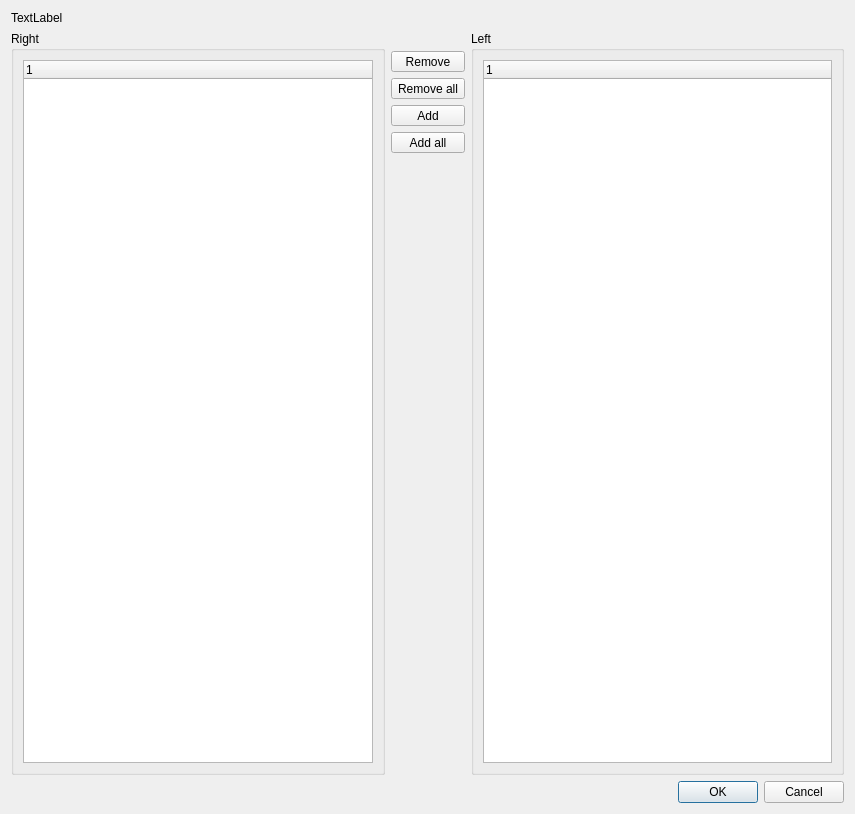
<?xml version="1.0" encoding="UTF-8"?>
<ui version="4.0">
 <class>Dialog</class>
 <widget class="QDialog" name="Dialog">
  <property name="geometry">
   <rect>
    <x>0</x>
    <y>0</y>
    <width>855</width>
    <height>814</height>
   </rect>
  </property>
  <property name="windowTitle">
   <string>Dialog</string>
  </property>
  <layout class="QVBoxLayout" name="verticalLayout_2">
   <item>
    <widget class="QLabel" name="LBL_MESSAGE">
     <property name="text">
      <string>TextLabel</string>
     </property>
    </widget>
   </item>
   <item>
    <layout class="QHBoxLayout" name="horizontalLayout">
     <item>
      <widget class="QGroupBox" name="GRP_LEFT">
       <property name="title">
        <string>Right</string>
       </property>
       <layout class="QGridLayout" name="gridLayout">
        <item row="0" column="0">
         <widget class="QTreeWidget" name="TVW_LEFT">
          <column>
           <property name="text">
            <string notr="true">1</string>
           </property>
          </column>
         </widget>
        </item>
       </layout>
      </widget>
     </item>
     <item>
      <layout class="QVBoxLayout" name="verticalLayout">
       <item>
        <spacer name="verticalSpacer">
         <property name="orientation">
          <enum>Qt::Vertical</enum>
         </property>
         <property name="sizeType">
          <enum>QSizePolicy::Preferred</enum>
         </property>
         <property name="sizeHint" stdset="0">
          <size>
           <width>20</width>
           <height>20</height>
          </size>
         </property>
        </spacer>
       </item>
       <item>
        <widget class="QToolButton" name="BTN_REMOVE_ONE">
         <property name="sizePolicy">
          <sizepolicy hsizetype="Minimum" vsizetype="Fixed">
           <horstretch>0</horstretch>
           <verstretch>0</verstretch>
          </sizepolicy>
         </property>
         <property name="text">
          <string>Remove</string>
         </property>
         <property name="icon">
          <iconset>
           <normaloff>../../../../Desktop/110964-basic-application/svg/arrowhead-thin-outline-to-the-left.svg</normaloff>../../../../Desktop/110964-basic-application/svg/arrowhead-thin-outline-to-the-left.svg</iconset>
         </property>
         <property name="toolButtonStyle">
          <enum>Qt::ToolButtonTextUnderIcon</enum>
         </property>
        </widget>
       </item>
       <item>
        <widget class="QToolButton" name="BTN_REMOVE_ALL">
         <property name="sizePolicy">
          <sizepolicy hsizetype="Minimum" vsizetype="Fixed">
           <horstretch>0</horstretch>
           <verstretch>0</verstretch>
          </sizepolicy>
         </property>
         <property name="text">
          <string>Remove all</string>
         </property>
         <property name="icon">
          <iconset>
           <normaloff>../../../../Desktop/110964-basic-application/svg/arrowheads-of-thin-outline-to-the-left.svg</normaloff>../../../../Desktop/110964-basic-application/svg/arrowheads-of-thin-outline-to-the-left.svg</iconset>
         </property>
         <property name="toolButtonStyle">
          <enum>Qt::ToolButtonTextUnderIcon</enum>
         </property>
        </widget>
       </item>
       <item>
        <widget class="QToolButton" name="BTN_ADD">
         <property name="sizePolicy">
          <sizepolicy hsizetype="Minimum" vsizetype="Fixed">
           <horstretch>0</horstretch>
           <verstretch>0</verstretch>
          </sizepolicy>
         </property>
         <property name="text">
          <string>Add</string>
         </property>
         <property name="icon">
          <iconset>
           <normaloff>../../../../Desktop/110964-basic-application/svg/arrow-point-to-right.svg</normaloff>../../../../Desktop/110964-basic-application/svg/arrow-point-to-right.svg</iconset>
         </property>
         <property name="toolButtonStyle">
          <enum>Qt::ToolButtonTextUnderIcon</enum>
         </property>
        </widget>
       </item>
       <item>
        <widget class="QToolButton" name="BTN_ADD_ALL">
         <property name="sizePolicy">
          <sizepolicy hsizetype="Minimum" vsizetype="Fixed">
           <horstretch>0</horstretch>
           <verstretch>0</verstretch>
          </sizepolicy>
         </property>
         <property name="text">
          <string>Add all</string>
         </property>
         <property name="icon">
          <iconset>
           <normaloff>../../../../Desktop/110964-basic-application/svg/right-thin-arrowheads.svg</normaloff>../../../../Desktop/110964-basic-application/svg/right-thin-arrowheads.svg</iconset>
         </property>
         <property name="toolButtonStyle">
          <enum>Qt::ToolButtonTextUnderIcon</enum>
         </property>
        </widget>
       </item>
       <item>
        <spacer name="verticalSpacer_2">
         <property name="orientation">
          <enum>Qt::Vertical</enum>
         </property>
         <property name="sizeHint" stdset="0">
          <size>
           <width>20</width>
           <height>40</height>
          </size>
         </property>
        </spacer>
       </item>
      </layout>
     </item>
     <item>
      <widget class="QGroupBox" name="GRP_RIGHT">
       <property name="title">
        <string>Left</string>
       </property>
       <layout class="QGridLayout" name="gridLayout_2">
        <item row="0" column="0">
         <widget class="QTreeWidget" name="TVW_RIGHT">
          <column>
           <property name="text">
            <string notr="true">1</string>
           </property>
          </column>
         </widget>
        </item>
       </layout>
      </widget>
     </item>
    </layout>
   </item>
   <item>
    <widget class="QDialogButtonBox" name="BTNBOX_MAIN">
     <property name="orientation">
      <enum>Qt::Horizontal</enum>
     </property>
     <property name="standardButtons">
      <set>QDialogButtonBox::Cancel|QDialogButtonBox::Ok</set>
     </property>
    </widget>
   </item>
  </layout>
 </widget>
 <resources/>
 <connections/>
</ui>
